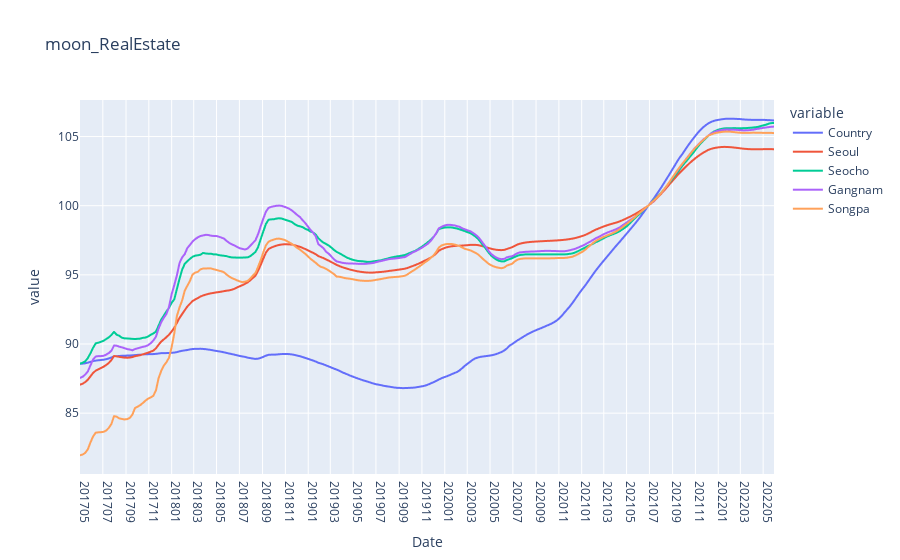

Notebook source saved alongside this figure:
### Code cell
import plotly.express as px
df = moon
fig = px.line(df, x="Date", y=df.columns,
              hover_data={"Date": "%Y%m"},
              title='moon_RealEstate')
fig.update_xaxes(
    dtick="M2",
    tickformat="%Y%m",
    ticklabelmode="period")
fig.show()

### Figure 1 — Plotly figure (JSON) as saved in the notebook; plotly's stock layout.template omitted (floating-point values rounded to 4 significant figures; data arrays with more than 128 entries replaced by an {"elided": "..."} marker saying what was removed)
{"data": [{"hovertemplate": "variable=Country<br>Date=%{x%Y%m}<br>value=%{y}<extra></extra>", "legendgroup": "Country", "line": {"color": "#636efa", "dash": "solid"}, "marker": {"symbol": "circle"}, "mode": "lines", "name": "Country", "showlegend": true, "type": "scattergl", "x": {"elided": "265 str values"}, "xaxis": "x", "y": {"elided": "265 float values"}, "yaxis": "y"}, {"hovertemplate": "variable=Seoul<br>Date=%{x%Y%m}<br>value=%{y}<extra></extra>", "legendgroup": "Seoul", "line": {"color": "#EF553B", "dash": "solid"}, "marker": {"symbol": "circle"}, "mode": "lines", "name": "Seoul", "showlegend": true, "type": "scattergl", "x": {"elided": "265 str values"}, "xaxis": "x", "y": {"elided": "265 float values"}, "yaxis": "y"}, {"hovertemplate": "variable=Seocho<br>Date=%{x%Y%m}<br>value=%{y}<extra></extra>", "legendgroup": "Seocho", "line": {"color": "#00cc96", "dash": "solid"}, "marker": {"symbol": "circle"}, "mode": "lines", "name": "Seocho", "showlegend": true, "type": "scattergl", "x": {"elided": "265 str values"}, "xaxis": "x", "y": {"elided": "265 float values"}, "yaxis": "y"}, {"hovertemplate": "variable=Gangnam<br>Date=%{x%Y%m}<br>value=%{y}<extra></extra>", "legendgroup": "Gangnam", "line": {"color": "#ab63fa", "dash": "solid"}, "marker": {"symbol": "circle"}, "mode": "lines", "name": "Gangnam", "showlegend": true, "type": "scattergl", "x": {"elided": "265 str values"}, "xaxis": "x", "y": {"elided": "265 float values"}, "yaxis": "y"}, {"hovertemplate": "variable=Songpa<br>Date=%{x%Y%m}<br>value=%{y}<extra></extra>", "legendgroup": "Songpa", "line": {"color": "#FFA15A", "dash": "solid"}, "marker": {"symbol": "circle"}, "mode": "lines", "name": "Songpa", "showlegend": true, "type": "scattergl", "x": {"elided": "265 str values"}, "xaxis": "x", "y": {"elided": "265 float values"}, "yaxis": "y"}], "layout": {"legend": {"title": {"text": "variable"}, "tracegroupgap": 0}, "title": {"text": "moon_RealEstate"}, "xaxis": {"anchor": "y", "domain": [0, 1], "dtick": "M2", "tickformat": "%Y%m", "ticklabelmode": "period", "title": {"text": "Date"}}, "yaxis": {"anchor": "x", "domain": [0, 1], "title": {"text": "value"}}}}
